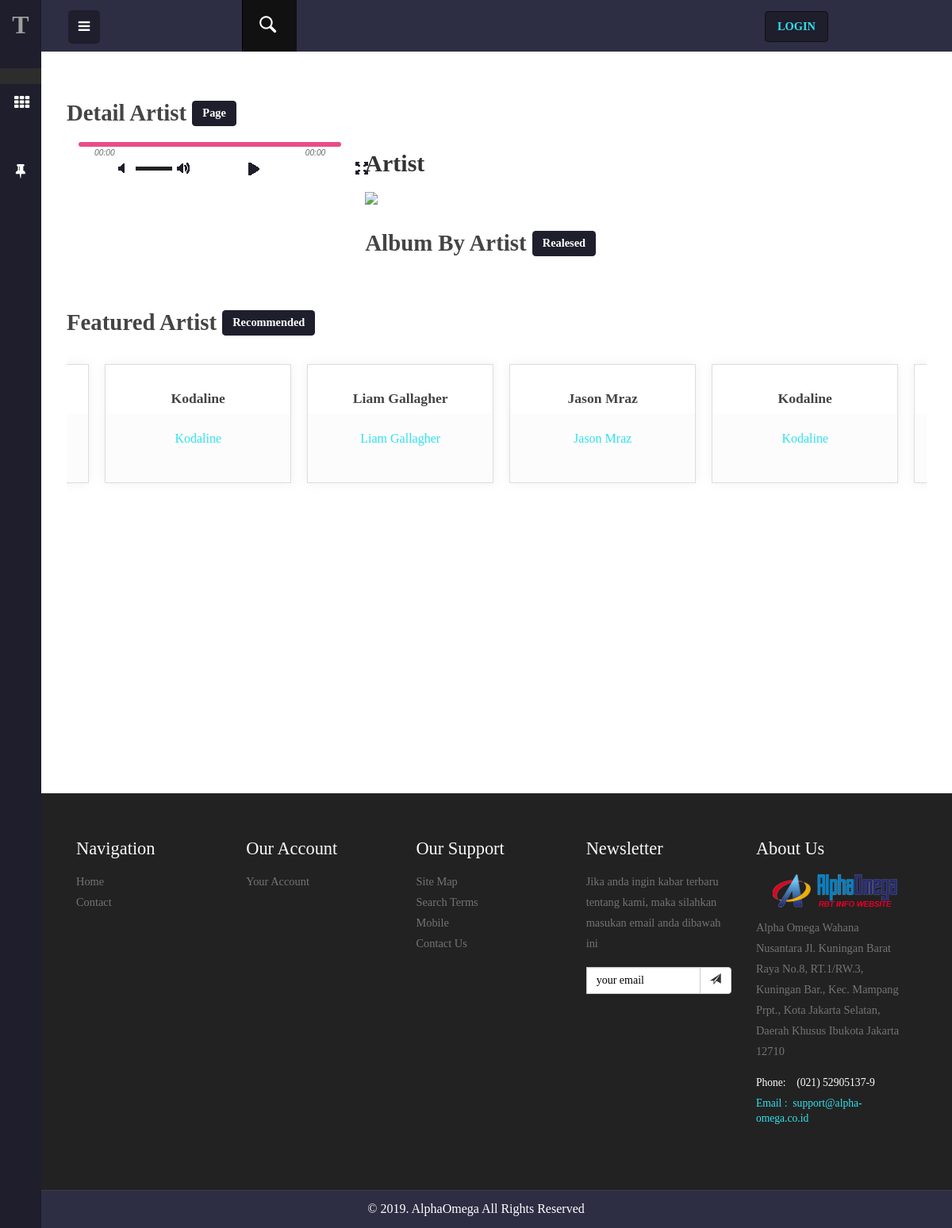
Page /index.php/c_detail_artist on the earlier database version.
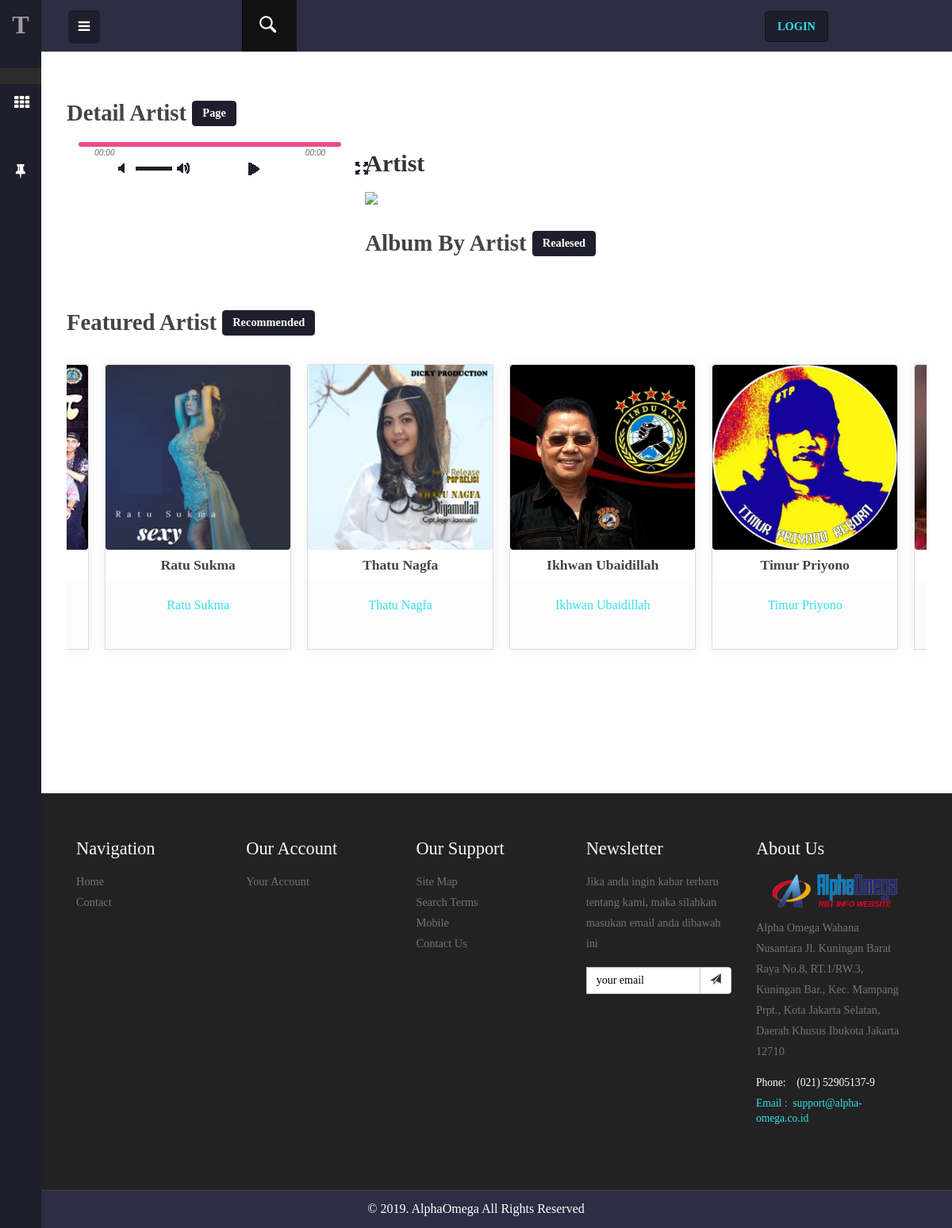
Same page on the later database version.
### tables this page shows
CREATE TABLE `t_artist` (
  `id_artists` int(11) NOT NULL,
  `partner_id` int(11) DEFAULT NULL,
  `nama_artist` varchar(25) NOT NULL,
  `bio` text NOT NULL,
  `picture_artist` varchar(100) NOT NULL,
  `aktif` tinyint(1) NOT NULL DEFAULT 0
);

### application/controllers/C_Detail_Artist.php (called while the page is built, shortened)
<?php
class C_Detail_Artist extends CI_Controller
{
	function __construct()
	{
		$this->load->model('M_Detail_Artist');
		$this->load->library('pagination');
	}
	function index()
	{
		$data = array(
			"title" => "Detail Artist"
		);
		$config['base_url'] = base_url('artist/detail/(:any)');
		$config['total_rows'] = $this->db->count_all_results('t_album');
		$config['per_page'] = 5;
		$config['uri_segment'] = 4;
		$choice = $config["total_rows"] / $config["per_page"];
		 $config['num_links'] = floor($choice);
		$config['first_link']       = 'First';
		$config['last_link']        = 'Last';
		$config['next_link']        = 'Next';
		$config['prev_link']        = 'Prev';
		$config['full_tag_open']    = '<div class="pagging text-center"><nav><ul class="pagination justify-content-center">';
		$config['full_tag_close']   = '</ul></nav></div>';
		$config['num_tag_open']     = '<li class="page-item"><span class="page-link">';
		$config['num_tag_close']    = '</span></li>';
		$config['cur_tag_open']     = '<li class="page-item active"><span class="page-link">';
		$config['cur_tag_close']    = '<span class="sr-only">(current)</span></span></li>';
		$config['next_tag_open']    = '<li class="page-item"><span class="page-link">';
		$config['next_tagl_close']  = '<span aria-hidden="true">&raquo;</span></span></li>';
		$config['prev_tag_open']    = '<li class="page-item"><span class="page-link">';
		$config['prev_tagl_close']  = '</span>Next</li>';
		$config['first_tag_open']   = '<li class="page-item"><span class="page-link">';
		$config['first_tagl_close'] = '</span></li>';
		$config['last_tag_open']    = '<li class="page-item"><span class="page-link">';
		$config['last_tagl_close']  = '</span></li>';
		$id = $this->uri->segment(3);
		$this->pagination->initialize($config);
		$page = ($this->uri->segment(5)) ? $this->uri->segment(5) : 0;
		$data['album'] = $this->M_Detail_Artist->get_album($config['per_page'], $page,$id);
		$data['pagination'] = $this->pagination->create_links();
		$data['detail_artist'] = $this->M_Detail_Artist->get_detail_artist($id);
		$data['song'] = $this->M_Detail_Artist->get_all_song($id);
		$data['featured'] = $this->M_Detail_Artist->get_featured_artist();
		$this->load->view('main_page/V_Detail_Artist',$data);
	}
}

### index.php (called while the page is built, shortened)
<?php
require_once BASEPATH.'core/CodeIgniter.php';

### application/models/M_Detail_Artist.php (called while the page is built, shortened)
<?php
class M_Detail_Artist extends CI_Model
{
	function get_detail_artist($id)
	{
		$this->db->select('*');
		$this->db->from('t_artist');
		$this->db->join('t_album','t_album.artist_id=t_artist.id_artists');
		$this->db->where('t_artist.id_artists=',$id);
		return $this->db->get()->result();
	}
	function get_featured_artist()
	{
		$this->db->select('*');
		$this->db->from('t_artist');
		$this->db->order_by('id_artists','DESC');
		$this->db->limit('10');
		return $this->db->get()->result();
	}
	function get_all_song($id)
	{
		$this->db->select('*');
		$this->db->from('t_artist');
		$this->db->join('t_album','t_album.artist_id=t_artist.id_artists');
		$this->db->join('t_lagu','t_lagu.album_id=t_album.id_album');
		$this->db->where('t_artist.id_artists=',$id);
		$this->db->limit(14);
		return $this->db->get()->result();
	}
	function get_album($limit,$start,$id)
	{
		$this->db->where('artist_id=',$id);
		$query = $this->db->get('t_album',$limit,$start)->result();
		return $query;
	}
}

### application/views/main_page/V_Detail_Artist.php (the view, shortened to what the changed rows need)
<div id="page-wrapper">
	<div class="container-fluid">
		<div class="row">
				<link href="<?php echo base_url('assets/main_page/')?>css/jplayer.blue.monday.min.css" rel="stylesheet" type="text/css">
			<div class="col-sm-8">
				<h2 style="font-weight: bold">Artist</h2>
				<br>
			</div>
		</div>
	</div>
	<div class="review-slider">
		<ul id="flexiselDemo1">
			<?php if (isset($featured)) {
				foreach ($featured as $art) {
					$id_a = $art->id_artists;
					?>
					<li>
						<a href="<?php echo base_url('artist/detail/'),$id_a?>"><img src="<?php echo base_url('assets/foto_artis/')?><?php echo $art->picture_artist;?>" alt=""/></a>
						<div class="slide-title"><h4><?php echo $art->nama_artist?></div>
						<div class="date-city">
							<h5><?php echo $art->nama_artist?></h5>
						</div>
					</li>
				<?php }?>
				<?php
			}
			else {
				echo "<div>Kosong.</div>";
			}
			?>
		</ul>
	</div>
</div>

Differences in the rows shown:
no longer on this page (row edited): t_artist: nama_artist "Kodaline"
no longer on this page (row edited): t_artist: nama_artist "Liam Gallagher"
no longer on this page (row edited): t_artist: nama_artist "Jason Mraz"
added t_artist: picture_artist (picture), nama_artist "Ratu Sukma"
added t_artist: picture_artist (picture), nama_artist "Thatu Nagfa"
added t_artist: picture_artist (picture), nama_artist "Ikhwan Ubaidillah"
added t_artist: picture_artist (picture), nama_artist "Timur Priyono"
added t_artist: picture_artist (picture)
added t_artist: picture_artist (picture)
